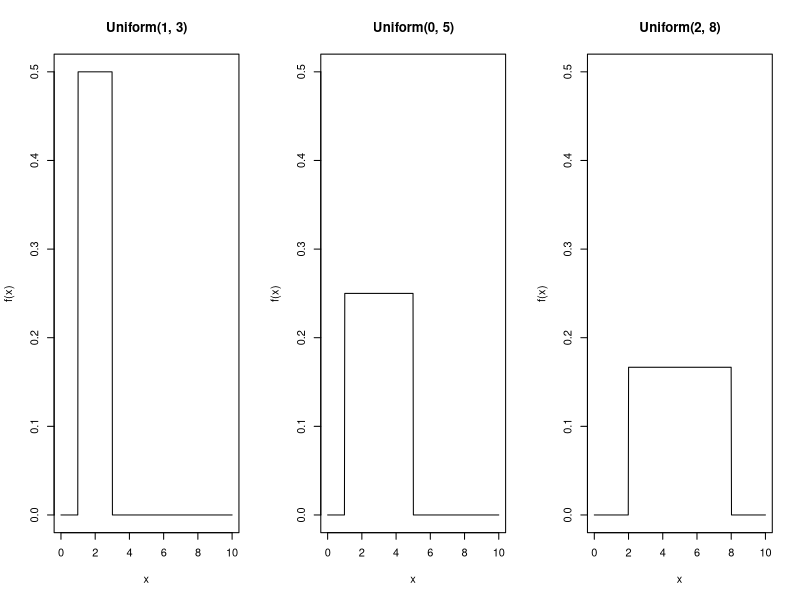

R code for this plot:
x <- seq(0, 10, length.out = 500)

pdf("uniform_shapes.pdf", width = 6.5, height = 3.5)

par(mfrow = c(1, 3))

a <- 1
b <- 3
y <- dunif(x, a, b)
plot(x, y,
    type = "l",
    lwd = 1,
    main = "Uniform(1, 3)",
    xlab = "x",
    ylab = "f(x)",
    ylim = c(0, 0.5)

)

a <- 1
b <- 5
y <- dunif(x, a, b)
plot(x, y,
    type = "l",
    lwd = 1,
    main = "Uniform(0, 5)",
    xlab = "x",
    ylab = "f(x)",
    ylim = c(0, 0.5)
)

a <- 2
b <- 8
y <- dunif(x, a, b)
plot(x, y,
    type = "l",
    lwd = 1,
    main = "Uniform(2, 8)",
    xlab = "x",
    ylab = "f(x)",
    ylim = c(0, 0.5)
)

dev.off()
